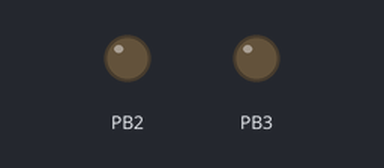
A sketch run on a simulated ATtiny85, built with avr-gcc and run on an emulated ATtiny85. On the bench: output pins drawn as LEDs (lit = HIGH). EEPROM starts erased.

Above: at 0.1 s.
At 8.1 s:
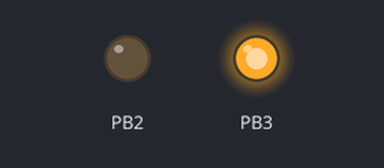
Timing chart, 0 to 9.6 s (numbered marks = the images above):
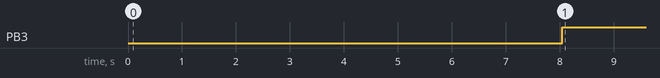

Measured:
- by itself, PB3: LOW → HIGH at 8.1 s

The sketch:

chlorinator_controller.ino
```cpp
/*
 * Pool Chlorinator Timer Controller - ATtiny85 V2.3
 *
 * This file is auto-generated from firmware/*.c + firmware/*.h by `make ino`.
 * Edit the source modules in firmware/ and regenerate rather than editing
 * this file directly.
 *
 * - Alternates between two relays every 12 hours
 * - 5-second dead-time, both relays off during switching
 * - Robust power-loss recovery (remaining-time based)
 * - EEPROM wear leveling (36 slots @ 14 bytes = 504, fits 512)
 * - Invalidate-then-commit EEPROM pattern:
 *   magic cleared → data written → version/magic restored
 * - Checksum + versioned EEPROM state
 * - 32-bit sequence (no wrap concerns for device lifetime)
 * - Watchdog protected
 * - Overflow-safe timing (no arbitrary dt cap)
 *
 * 8 MHz internal RC
 *
 * ---- Wiring ----
 *   PB3  → Relay 1 → SCR 1
 *   PB2  → Relay 2 → SCR 2
 *   VCC  → +5V
 *   GND  → GND
 */

#include <avr/io.h>
#include <avr/interrupt.h>
#include <avr/eeprom.h>
#include <avr/wdt.h>
#include <stdint.h>

/* ======================== config.h ======================== */

#define RELAY1_PIN PB3
#define RELAY2_PIN PB2

#define CYCLE_TIME_MS      43200000UL
#define STARTUP_DELAY_MS   8000UL
#define RELAY_DEADTIME_MS  5000UL
#define SAVE_INTERVAL_MS   300000UL

#define EEPROM_SLOT_SIZE   14
#define EEPROM_NUM_SLOTS   36
#define EEPROM_MAGIC_1     0xA5
#define EEPROM_MAGIC_2     0x5A
#define EEPROM_VERSION     1

/* ======================== globals.h ======================== */

/* Declared here so all functions below can see them.
 * Defined at the bottom before main(). */
extern uint32_t remainingTime;

/* ======================== timer.c ======================== */

volatile uint32_t millisCounter = 0;

ISR(TIMER0_COMPA_vect) {
    millisCounter++;
}

void initTimer(void) {
    TCCR0A = (1 << WGM01);
    TCCR0B = (1 << CS01) | (1 << CS00);
    OCR0A  = 124;
    TIMSK |= (1 << OCIE0A);
}

uint32_t safeMillis(void) {
    uint32_t m;
    uint8_t s = SREG;
    cli();
    m = millisCounter;
    SREG = s;
    return m;
}

static inline uint32_t timeDiff(uint32_t now, uint32_t prev) {
    return now - prev;
}

/* ======================== relay.c ======================== */

uint8_t currentRelay = 1;

void allRelaysOff(void) {
    PORTB &= ~((1 << RELAY1_PIN) | (1 << RELAY2_PIN));
}

void setRelays(void) {
    if (currentRelay < 1 || currentRelay > 2) {
        currentRelay = 1;
    }

    uint8_t s = SREG;
    cli();

    allRelaysOff();
    for (volatile uint8_t i = 0; i < 20; i++);

    if (currentRelay == 1) {
        PORTB |= (1 << RELAY1_PIN);
    } else {
        PORTB |= (1 << RELAY2_PIN);
    }

    SREG = s;
}

/* ======================== eeprom.c ======================== */

uint16_t currentSlot    = 0;
uint32_t sequenceNumber = 0;

static inline uint16_t slotAddr(uint16_t slot) {
    return slot * EEPROM_SLOT_SIZE;
}

uint16_t makeChecksum(uint8_t r, uint32_t t, uint32_t s) {
    uint16_t a = 0, b = 0;
    uint8_t d[9] = {
        r,
        (uint8_t)(t >> 24), (uint8_t)(t >> 16),
        (uint8_t)(t >> 8),  (uint8_t)t,
        (uint8_t)(s >> 24), (uint8_t)(s >> 16),
        (uint8_t)(s >> 8),  (uint8_t)s
    };
    for (uint8_t i = 0; i < 9; i++) {
        a += d[i]; while (a >= 255) a -= 255;
        b += a;    while (b >= 255) b -= 255;
    }
    return (b << 8) | a;
}

static uint8_t readSlot(uint16_t slot, uint8_t *r, uint32_t *t, uint32_t *s) {
    uint16_t a = slotAddr(slot);

    if (eeprom_read_byte((uint8_t*)(a+0)) != EEPROM_MAGIC_1) return 0;
    if (eeprom_read_byte((uint8_t*)(a+1)) != EEPROM_MAGIC_2) return 0;
    if (eeprom_read_byte((uint8_t*)(a+2)) != EEPROM_VERSION) return 0;

    *r = eeprom_read_byte((uint8_t*)(a+3));
    *t = eeprom_read_dword((uint32_t*)(a+4));
    *s = eeprom_read_dword((uint32_t*)(a+8));

    if (*r < 1 || *r > 2) return 0;
    if (*t > CYCLE_TIME_MS) return 0;

    uint16_t cs = eeprom_read_word((uint16_t*)(a+12));
    if (cs != makeChecksum(*r, *t, *s)) return 0;

    return 1;
}

static void findLatest(uint8_t *found, uint16_t *slot) {
    *found = 0;
    uint32_t bestSeq = 0;

    for (uint16_t i = 0; i < EEPROM_NUM_SLOTS; i++) {
        uint8_t r; uint32_t t; uint32_t s;
        if (readSlot(i, &r, &t, &s)) {
            if (!*found || (int32_t)(s - bestSeq) > 0) {
                bestSeq = s;
                *slot = i;
                *found = 1;
            }
        }
    }
}

void saveState(void) {
    sequenceNumber++;
    if (sequenceNumber == 0) sequenceNumber = 1;

    currentSlot = (currentSlot + 1) % EEPROM_NUM_SLOTS;
    uint16_t a = slotAddr(currentSlot);

    uint16_t cs = makeChecksum(currentRelay, remainingTime, sequenceNumber);

    eeprom_write_byte((uint8_t*)(a+0), 0x00);
    eeprom_write_byte((uint8_t*)(a+1), 0x00);

    eeprom_write_byte ((uint8_t*)(a+3), currentRelay);
    eeprom_write_dword((uint32_t*)(a+4), remainingTime);
    eeprom_write_dword((uint32_t*)(a+8), sequenceNumber);
    eeprom_write_word ((uint16_t*)(a+12), cs);

    eeprom_write_byte((uint8_t*)(a+2), EEPROM_VERSION);
    eeprom_write_byte((uint8_t*)(a+1), EEPROM_MAGIC_2);
    eeprom_write_byte((uint8_t*)(a+0), EEPROM_MAGIC_1);
}

void loadState(void) {
    uint8_t found;
    uint16_t slot;

    findLatest(&found, &slot);

    if (found) {
        uint8_t r; uint32_t t; uint32_t s;
        if (readSlot(slot, &r, &t, &s)) {
            currentRelay   = r;
            remainingTime  = (t == 0) ? CYCLE_TIME_MS : t;
            sequenceNumber = s;
            currentSlot    = slot;
            return;
        }
    }

    currentRelay   = 1;
    remainingTime  = CYCLE_TIME_MS;
    sequenceNumber = 0;
    currentSlot    = 0;
    saveState();
}

/* ======================== main.c ======================== */

uint32_t remainingTime = CYCLE_TIME_MS;
uint32_t lastSaveTime  = 0;
uint32_t lastLoopTime  = 0;

int main(void) {
    wdt_disable();

    DDRB  |= (1 << RELAY1_PIN) | (1 << RELAY2_PIN);
    allRelaysOff();

    initTimer();
    sei();

    wdt_enable(WDTO_500MS);
    uint32_t t0 = safeMillis();
    while (timeDiff(safeMillis(), t0) < STARTUP_DELAY_MS) {
        wdt_reset();
    }

    loadState();

    if (remainingTime > CYCLE_TIME_MS) remainingTime = CYCLE_TIME_MS;

    setRelays();

    lastSaveTime = safeMillis();
    lastLoopTime = safeMillis();

    wdt_enable(WDTO_2S);

    while (1) {
        wdt_reset();

        uint32_t now = safeMillis();
        uint32_t dt  = now - lastLoopTime;
        lastLoopTime = now;

        if (remainingTime > dt) {
            remainingTime -= dt;
        } else {
            remainingTime = 0;
        }

        if (remainingTime == 0) {
            saveState();
            allRelaysOff();

            uint32_t offT = safeMillis();
            while (timeDiff(safeMillis(), offT) < RELAY_DEADTIME_MS) {
                wdt_reset();
            }

            currentRelay  = (currentRelay == 1) ? 2 : 1;
            remainingTime = CYCLE_TIME_MS;
            setRelays();
            saveState();

            now = safeMillis();
            lastLoopTime = now;
            lastSaveTime = now;
        }

        if (timeDiff(now, lastSaveTime) >= SAVE_INTERVAL_MS) {
            saveState();
            lastSaveTime = now;
        }
    }
}
```
